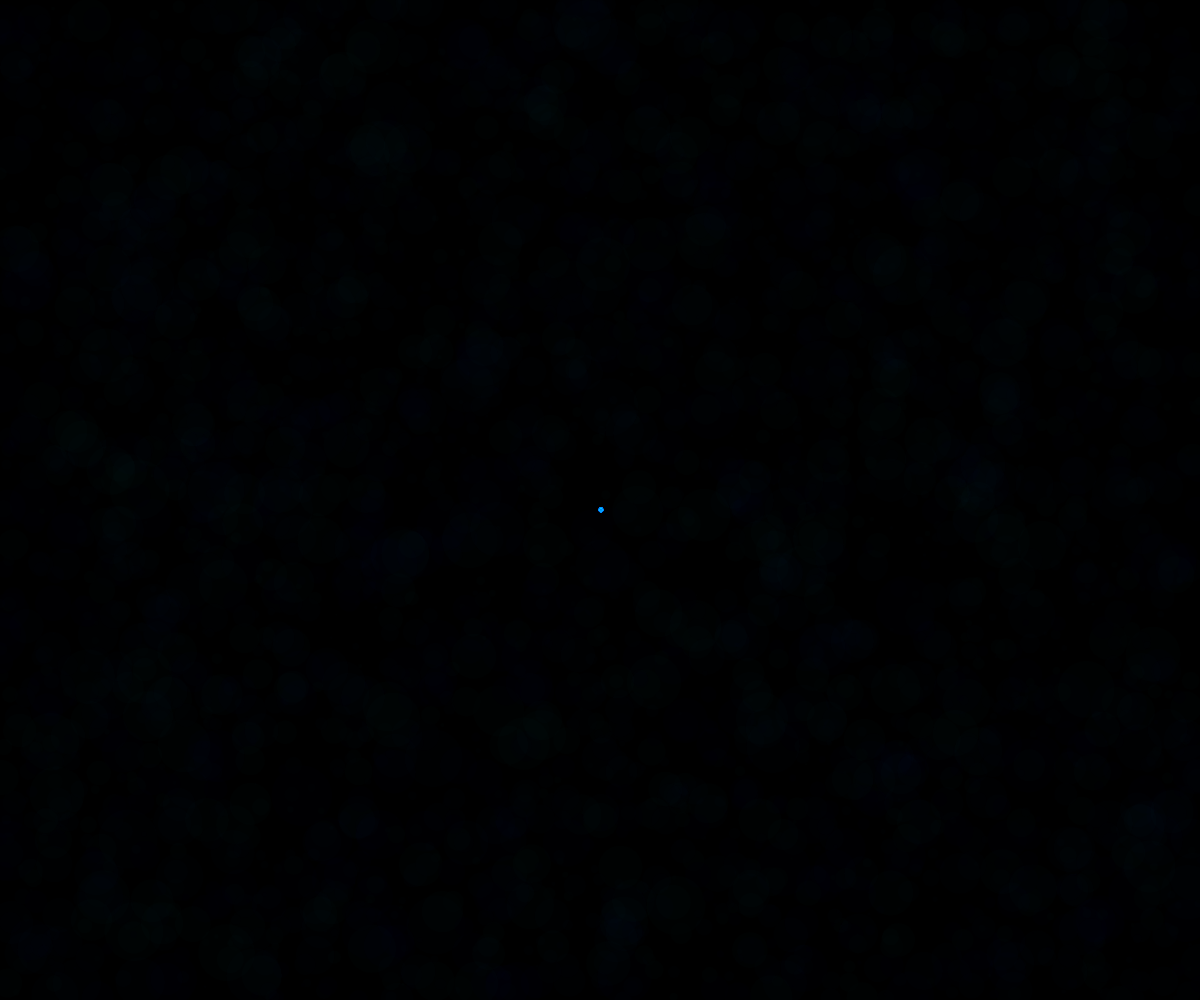
Frame 1 (no input)
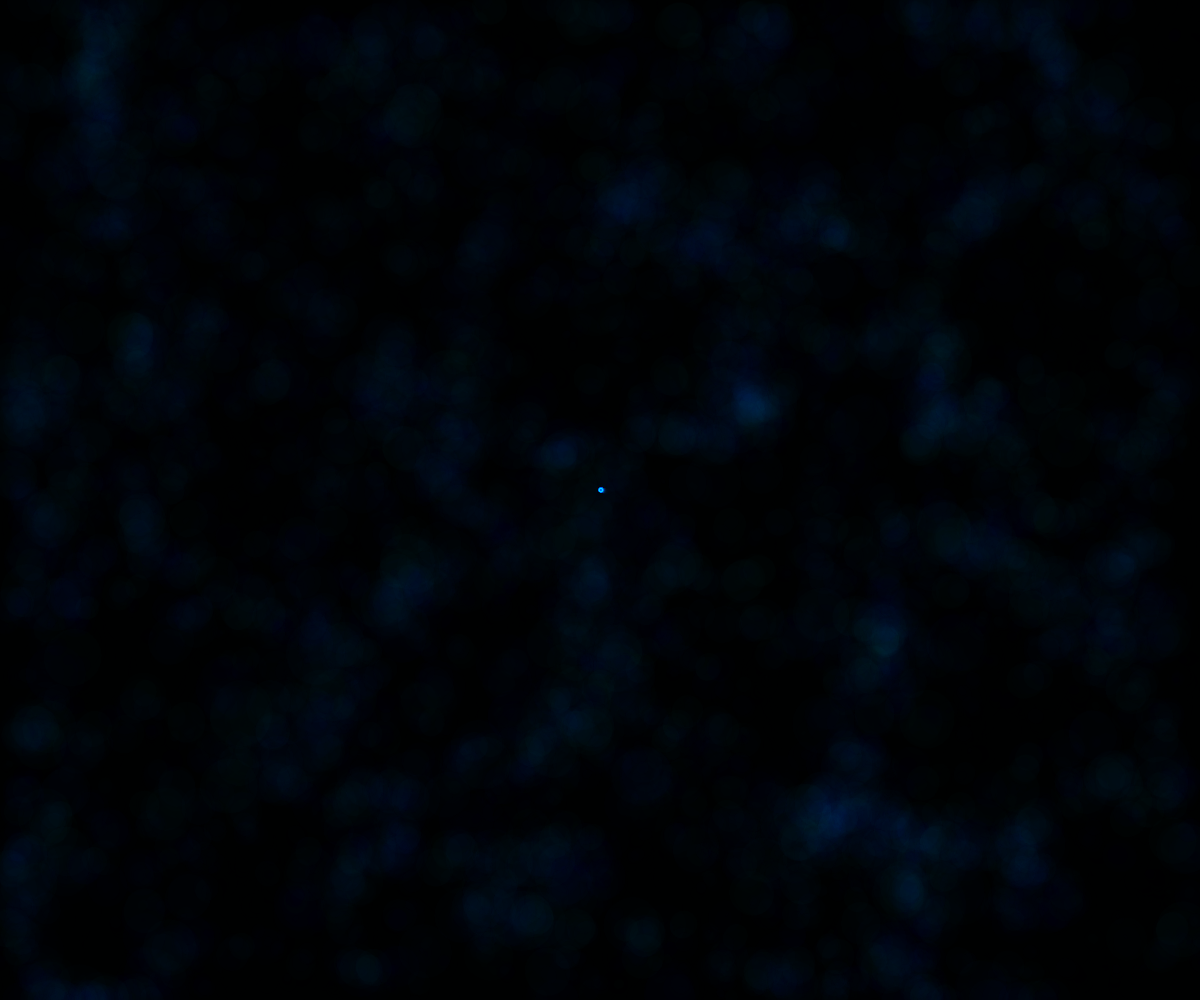
Frame 60 (no input)
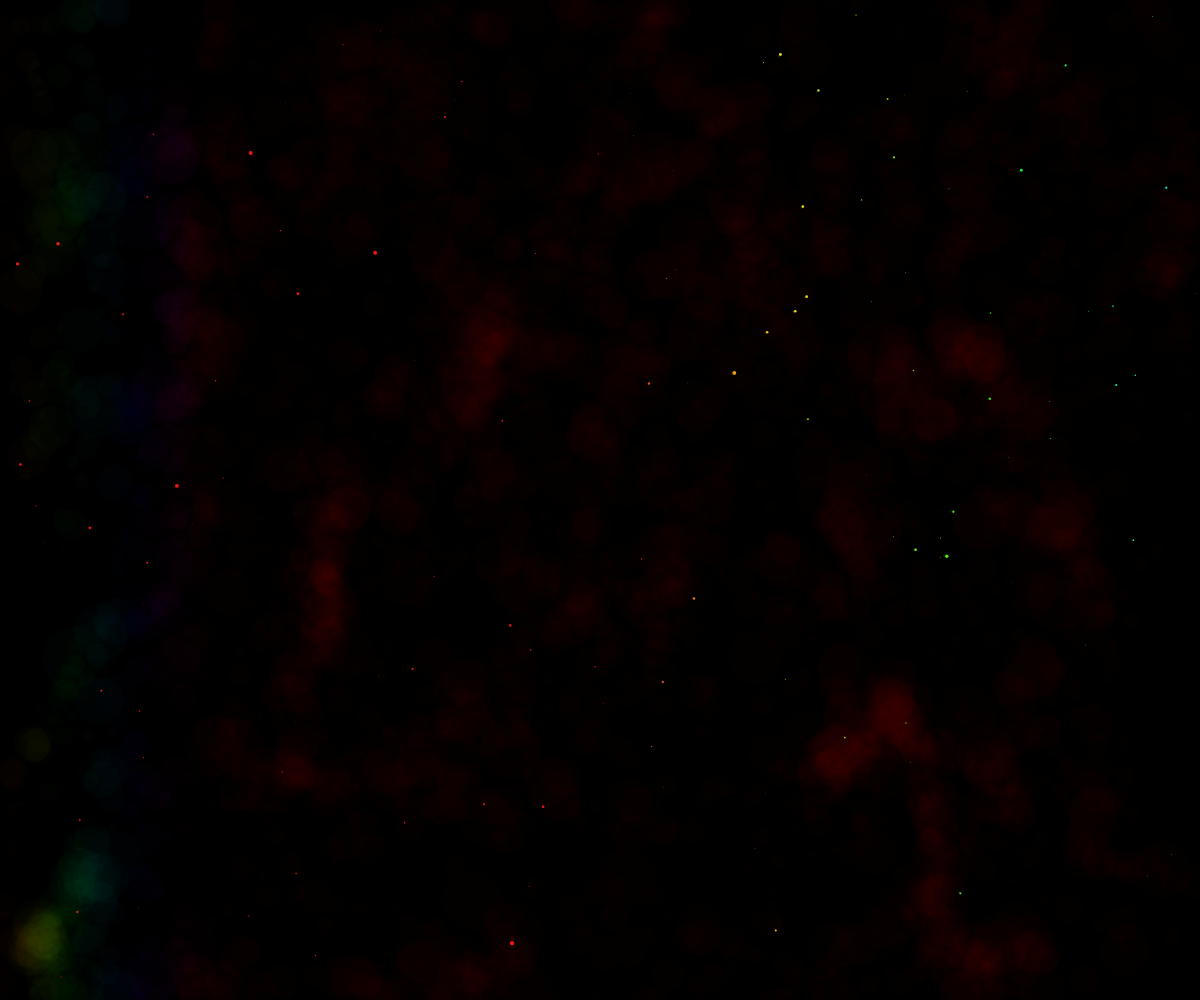
Frame 120 (the mouse pressed at the canvas centre since frame 60)

The p5.js sketch that drew these frames (run headless with seeded random() and noise() and a simulated clock; from frame 60 on, the mouse is pressed at the canvas centre):

// p5.js sketch
// ── sketch.js
//My adjective is STARRY. 
//Move mouse to the left and upper side of the screen to see the milky way. 
//Move mouse to the center of the screen to zoom in.
//Press mouse to change to color2.

//variables related to nubula
var nebula = [];//store nebula in array
var strokeWidth = 0.4;
var noiseScale = 200;
var noiseStrength = 10;
var noiseVelocity = 0.1;
//varibales related to stars
var stars = []; //array of stars
var speed=2; //the speed of stars
//boolean to control color change;
var changecolor = true; 

function setup() {
	createCanvas(windowWidth, windowHeight);
	background(0);
	//initialize star array
	for (var i = 0; i < 400; i++) { //400 stars
	stars[i] = new Star(0.1, 10, 0.05); //change the spin angle,scale and speed.
	}
	//initialize nebula array
	for(var k = 0; k < 4000; k++) {
		nebula[k] = new Nebula();
    }
}

function draw() {
//refresh backgroud
    fill(0,90);
    noStroke();
    rect(0, 0, width, height);
//star comes out from the center
    push(); 
	translate(width / 2, height / 2);
//draw star
	for (var i = 0; i < stars.length; i++) {
		stars[i].move();
		stars[i].display();
	}
	pop();

// Draw nebula
    for (var k = 0; k < nebula.length; k++) {
    	nebula[k].update(strokeWidth, noiseScale, noiseStrength, noiseVelocity);
    	nebula[k].checkEdges();
    }
}

function mousePressed() {
	changecolor = !changecolor;
} //press mouse to change color

// ── nebula.js
class Nebula{
  constructor(){
    this.vector = createVector(random(width), random(height));
    this.pvector = this.vector.copy();
    this.stepSize = random(1, 4);
    this.angle=0;
    this.noise = random(1);
}
//draw nebula
update(strokeWidth, noiseScale, noiseStrength, noiseZVelocity) {
  //change stroke color with stars
  var nebulacol = map(this.vector.x, 0, width, 0, mouseX)//move mouse to control mode2 color
    if (changecolor) {
      colorMode(RGB)
      stroke(0,random(255),255,2);//blue,alpha
    } else {
      colorMode(HSB,100);
      stroke(nebulacol,90,90,1);//rainbow,alpha
    }
  //control strokeWeight
  strokeWeight(strokeWidth * this.stepSize*random(40));
  line(this.pvector.x, this.pvector.y, this.vector.x, this.vector.y);
  this.pvector = this.vector.copy();
  this.noise += noiseVelocity;
  this.angle = noise(this.vector.x / noiseScale, this.vector.y / noiseScale, this.noise) * noiseStrength;
  this.vector.x += cos(this.angle) * this.stepSize;
  this.vector.y += sin(this.angle) * this.stepSize;
}
//checkedges
checkEdges() {
  if (this.vector.x < 0){
    this.vector.x = this.pvector.x = width;
  }
  if (this.vector.x > width ){
    this.vector.x = this.pvector.x=0;
  }
  if (this.vector.y < 0){
    this.vector.y = this.pvector.y = height;
  }
  if (this.vector.y > height){
    this.vector.y = this.pvector.y = 0;
  }
}
}
// ── star.js
class Star {
	constructor(tempAngle, tempScalar, tempSpeed) {
		this.x = random(-width, width);
		this.y = random(-height, height);
		this.z = random(width);
		this.g = random(255);
		this.angle = tempAngle;
		this.scalar = tempScalar;
		this.speed = tempSpeed;
	}

	//move function
	move() {
		this.z = this.z - speed;
		if (this.z < 1) {

			this.x = random(-width, width);
			this.y = random(-height, height);
			this.z = width;
		}
	}
	//display function
	display() {
		var cx = map(this.x / this.z, 0, 1, 0, mouseX) + sin(this.angle) * this.scalar;
		var cy = map(this.y / this.z, 0, 1, 0, mouseY) + cos(this.angle) * this.scalar; //move mouse to change star shape
		this.angle += this.speed; //let the stars move in spiral
		var radius = map(this.z, 0, width, 5, 0); //the stars radius is random

		noStroke();
		if (changecolor) {
			colorMode(RGB);
			fill(0, this.g, 255);
		} else {
			colorMode(HSB, 100);
			fill(100 * cx / width, 90, 90);
		}

		ellipse(cx, cy, radius, radius);

		//this.scalar+=0.1;


	}
}
